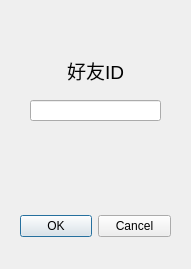
<?xml version="1.0" encoding="UTF-8"?>
<ui version="4.0">
 <class>AddFriendDialog</class>
 <widget class="QDialog" name="AddFriendDialog">
  <property name="geometry">
   <rect>
    <x>0</x>
    <y>0</y>
    <width>191</width>
    <height>269</height>
   </rect>
  </property>
  <property name="windowTitle">
   <string>Dialog</string>
  </property>
  <widget class="QDialogButtonBox" name="buttonBox">
   <property name="geometry">
    <rect>
     <x>20</x>
     <y>210</y>
     <width>151</width>
     <height>32</height>
    </rect>
   </property>
   <property name="orientation">
    <enum>Qt::Orientation::Horizontal</enum>
   </property>
   <property name="standardButtons">
    <set>QDialogButtonBox::StandardButton::Cancel|QDialogButtonBox::StandardButton::Ok</set>
   </property>
  </widget>
  <widget class="QLabel" name="label">
   <property name="geometry">
    <rect>
     <x>60</x>
     <y>50</y>
     <width>71</width>
     <height>41</height>
    </rect>
   </property>
   <property name="text">
    <string>&lt;html&gt;&lt;head/&gt;&lt;body&gt;&lt;p align=&quot;center&quot;&gt;&lt;span style=&quot; font-size:14pt;&quot;&gt;好友ID&lt;/span&gt;&lt;/p&gt;&lt;/body&gt;&lt;/html&gt;</string>
   </property>
  </widget>
  <widget class="QLineEdit" name="friendIdLineEdit">
   <property name="geometry">
    <rect>
     <x>30</x>
     <y>100</y>
     <width>131</width>
     <height>21</height>
    </rect>
   </property>
  </widget>
 </widget>
 <resources/>
 <connections>
  <connection>
   <sender>buttonBox</sender>
   <signal>rejected()</signal>
   <receiver>AddFriendDialog</receiver>
   <slot>reject()</slot>
   <hints>
    <hint type="sourcelabel">
     <x>116</x>
     <y>228</y>
    </hint>
    <hint type="destinationlabel">
     <x>155</x>
     <y>157</y>
    </hint>
   </hints>
  </connection>
 </connections>
</ui>
